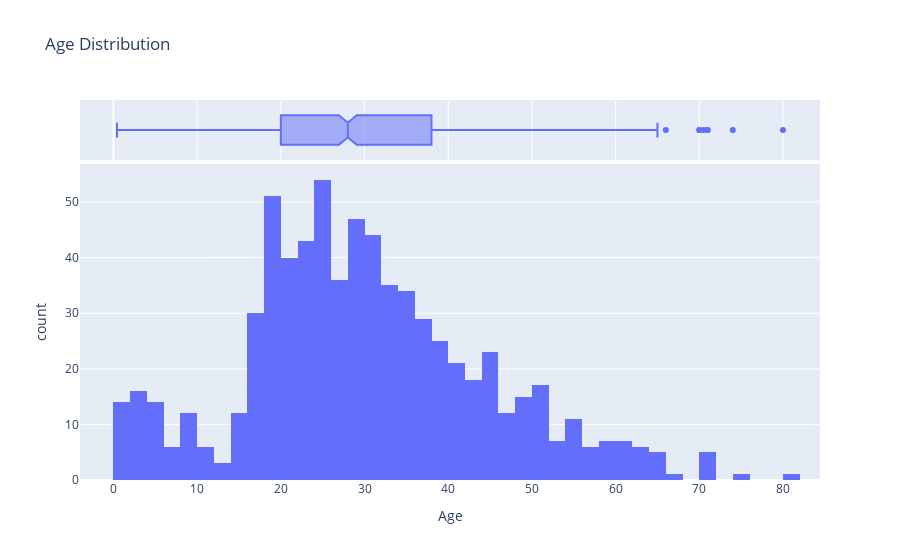

The notebook cell this image was saved under:
### Code cell
px.histogram(df, x='Age', title='Age Distribution', marginal = 'box')

### Figure 1 — Plotly figure (JSON) as saved in the notebook; plotly's stock layout.template omitted (floating-point values rounded to 4 significant figures; data arrays with more than 128 entries replaced by an {"elided": "..."} marker saying what was removed)
{"data": [{"alignmentgroup": "True", "bingroup": "x", "hovertemplate": "Age=%{x}<br>count=%{y}<extra></extra>", "legendgroup": "", "marker": {"color": "#636efa", "pattern": {"shape": ""}}, "name": "", "offsetgroup": "", "orientation": "v", "showlegend": false, "type": "histogram", "x": {"elided": "891 float values"}, "xaxis": "x", "yaxis": "y"}, {"alignmentgroup": "True", "hovertemplate": "Age=%{x}<extra></extra>", "legendgroup": "", "marker": {"color": "#636efa"}, "name": "", "notched": true, "offsetgroup": "", "showlegend": false, "type": "box", "x": {"elided": "891 float values"}, "xaxis": "x2", "yaxis": "y2"}], "layout": {"autosize": true, "barmode": "relative", "legend": {"tracegroupgap": 0}, "title": {"text": "Age Distribution"}, "xaxis": {"anchor": "y", "autorange": true, "domain": [0, 1], "range": [-4.001, 84.42], "title": {"text": "Age"}, "type": "linear"}, "xaxis2": {"anchor": "y2", "autorange": true, "domain": [0, 1], "matches": "x", "range": [-4.001, 84.42], "showgrid": true, "showticklabels": false, "type": "linear"}, "yaxis": {"anchor": "x", "autorange": true, "domain": [0, 0.8316], "range": [0, 56.84], "title": {"text": "count"}}, "yaxis2": {"anchor": "x2", "autorange": true, "domain": [0.8416, 1], "matches": "y2", "range": [-0.5, 0.5], "showgrid": false, "showline": false, "showticklabels": false, "ticks": "", "type": "category"}}}
